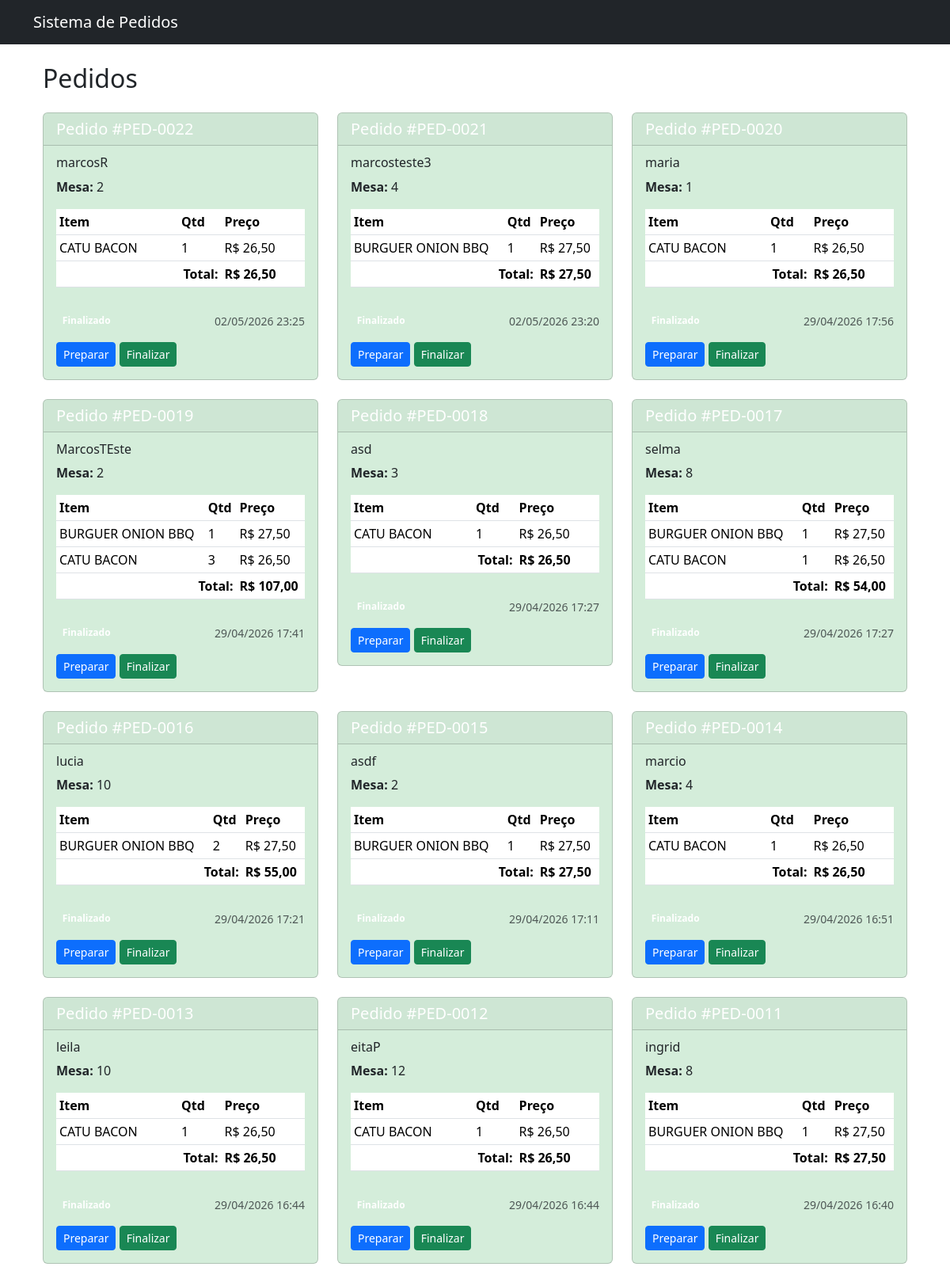
Page /pedidos/ (upper part) on the committed database.
### core/models.py (models this page shows, shortened)
class Pedido(models.Model):
    STATUS_CHOICES = [
        ('pendente', 'Pendente'),
        ('preparando', 'Preparando'),
        ('finalizado', 'Finalizado'),
    ]
    numero_pedido = models.CharField(max_length=50, unique=True, editable=False)
    cliente = models.CharField(max_length=100)
    mesa = models.CharField(max_length=10, blank=True, null=True)
    itens = models.TextField()
    observacoes = models.TextField(blank=True, null=True)
    status = models.CharField(max_length=20, choices=STATUS_CHOICES, default='pendente')
    data_criacao = models.DateTimeField(auto_now_add=True)
    data_atualizacao = models.DateTimeField(auto_now=True)
    valor_total = models.DecimalField(max_digits=10, decimal_places=2, default=0)
    class Meta:
        ordering = ['-data_criacao']

class ItemPedido(models.Model):
    pedido = models.ForeignKey('Pedido', on_delete=models.CASCADE, related_name='itens_pedido')
    produto = models.ForeignKey(Produto, on_delete=models.CASCADE)
    quantidade = models.PositiveIntegerField(default=1)
    preco_unitario = models.DecimalField(max_digits=10, decimal_places=2)
    class Meta:
        ordering = ['pedido', 'produto']

### produtos/models.py (models this page shows, shortened)
class Produto(models.Model):
    CATEGORIAS = [
        ('lanche', 'Lanche'),
        ('bebida', 'Bebida'),
        ('sobremesa', 'Sobremesa'),
        ('porcao', 'Porção'),
        ('combo', 'Combo'),
        ('pastel', 'Pastel'),
    ]
    nome = models.CharField(max_length=100)
    descricao = models.TextField()
    oculto = models.BooleanField(default=False)
    preco = models.DecimalField(max_digits=10, decimal_places=2)
    categoria = models.CharField(max_length=20, choices=CATEGORIAS)
    imagem = models.ImageField(upload_to=get_upload_path, null=True, blank=True)
    disponivel = models.BooleanField(default=True)
    class Meta:
        ordering = ['categoria', 'nome']
        verbose_name = 'Produto'
        verbose_name_plural = 'Produtos'

### core/views.py (the view)
# urls.py: path('pedidos/', views.pedido_list, name='pedido_list'),
def pedido_list(request):
    pedidos = Pedido.objects.all().order_by("-data_criacao")
    return render(request, "core/pedido_list.html", {"pedidos": pedidos})

### core/templates/core/pedido_list.html (shortened to what this page needs)
{% extends 'core/base.html' %}
{% load custom_filters %}
{% block content %}
<div class="container mt-4">
    <div class="row">
        <div class="col-12">
            <h2 class="mb-4">Pedidos</h2>
        </div>
    </div>
    <div class="row" id="pedidos-container">
        {% for pedido in pedidos %}
        <div class="col-md-4 mb-4">
            <div class="card pedido-card status-{{ pedido.status }}">
                <div class="card-header bg-{{ pedido.status }}">
                    <h5 class="card-title mb-0 text-white">Pedido #{{ pedido.numero_pedido }}</h5>
                </div>
                <div class="card-body">
                    <h6 class="card-subtitle mb-2">{{ pedido.cliente }}</h6>
                    {% if pedido.mesa %}
                    <p class="card-text"><strong>Mesa:</strong> {{ pedido.mesa }}</p>
                    {% endif %}
                    <div class="table-responsive">
                        <table class="table table-sm">
                            <thead>
                                <tr>
                                    <th>Item</th>
                                    <th>Qtd</th>
                                    <th>Preço</th>
                                </tr>
                            </thead>
                            <tbody>
                                {% for item in pedido.itens_pedido.all %}
                                <tr>
                                    <td>{{ item.produto.nome }}</td>
                                    <td>{{ item.quantidade }}</td>
                                    <td>R$ {{ item.preco_unitario }}</td>
                                </tr>
                                {% endfor %}
                            </tbody>
                            <tfoot>
                                <tr>
                                    <td colspan="2" class="text-end"><strong>Total:</strong></td>
                                    <td><strong>R$ {{ pedido.valor_total|floatformat:2 }}</strong></td>
                                </tr>
                            </tfoot>
                        </table>
                    </div>
                    <div class="d-flex justify-content-between align-items-center mt-3">
                        <span class="badge bg-{{ pedido.status }}">{{ pedido.get_status_display }}</span>
                        <small class="text-muted">{{ pedido.data_criacao|date:"d/m/Y H:i" }}</small>
                    </div>
                    <div class="mt-3">
                        <button class="btn btn-sm btn-primary atualizar-status"
                                data-pedido-id="{{ pedido.id }}"
                                data-status="preparando">
                            Preparar
                        </button>
                        <button class="btn btn-sm btn-success atualizar-status"
                                data-pedido-id="{{ pedido.id }}"
                                data-status="finalizado">
                            Finalizar
                        </button>
                    </div>
                </div>
            </div>
        </div>
        {% empty %}
        <div class="col-12">
            <div class="alert alert-info">
                Nenhum pedido encontrado.
            </div>
        </div>
        {% endfor %}
    </div>
</div>
{% endblock %}

### core/templates/core/base.html (style rules this page uses)
.pedido-card { transition: all 0.3s ease; }
.status-finalizado { background-color: #d4edda; }

### rows in the picture
Pedido: numero_pedido "PED-0022", cliente "marcosR", mesa "2", valor_total "26,50", status "Finalizado", data_criacao "02/05/2026 23:25"
ItemPedido: produto.nome "CATU BACON", quantidade "1", preco_unitario "26,50"
Pedido: numero_pedido "PED-0021", cliente "marcosteste3", mesa "4", valor_total "27,50", status "Finalizado", data_criacao "02/05/2026 23:20"
ItemPedido: produto.nome "BURGUER ONION BBQ", quantidade "1", preco_unitario "27,50"
Pedido: numero_pedido "PED-0020", cliente "maria", mesa "1", valor_total "26,50", status "Finalizado", data_criacao "29/04/2026 17:56"
ItemPedido: produto.nome "CATU BACON", quantidade "1", preco_unitario "26,50"
Pedido: numero_pedido "PED-0019", cliente "MarcosTEste", mesa "2", valor_total "107,00", status "Finalizado", data_criacao "29/04/2026 17:41"
ItemPedido: produto.nome "BURGUER ONION BBQ", quantidade "1", preco_unitario "27,50"
ItemPedido: produto.nome "CATU BACON", quantidade "3", preco_unitario "26,50"
Pedido: numero_pedido "PED-0018", cliente "asd", mesa "3", valor_total "26,50", status "Finalizado", data_criacao "29/04/2026 17:27"
ItemPedido: produto.nome "CATU BACON", quantidade "1", preco_unitario "26,50"
Pedido: numero_pedido "PED-0017", cliente "selma", mesa "8", valor_total "54,00", status "Finalizado", data_criacao "29/04/2026 17:27"
ItemPedido: produto.nome "BURGUER ONION BBQ", quantidade "1", preco_unitario "27,50"
ItemPedido: produto.nome "CATU BACON", quantidade "1", preco_unitario "26,50"
Pedido: numero_pedido "PED-0016", cliente "lucia", mesa "10", valor_total "55,00", status "Finalizado", data_criacao "29/04/2026 17:21"
ItemPedido: produto.nome "BURGUER ONION BBQ", quantidade "2", preco_unitario "27,50"
Pedido: numero_pedido "PED-0015", cliente "asdf", mesa "2", valor_total "27,50", status "Finalizado", data_criacao "29/04/2026 17:11"
ItemPedido: produto.nome "BURGUER ONION BBQ", quantidade "1", preco_unitario "27,50"
Pedido: numero_pedido "PED-0014", cliente "marcio", mesa "4", valor_total "26,50", status "Finalizado", data_criacao "29/04/2026 16:51"
ItemPedido: produto.nome "CATU BACON", quantidade "1", preco_unitario "26,50"
Pedido: numero_pedido "PED-0013", cliente "leila", mesa "10", valor_total "26,50", status "Finalizado", data_criacao "29/04/2026 16:44"
ItemPedido: produto.nome "CATU BACON", quantidade "1", preco_unitario "26,50"
Pedido: numero_pedido "PED-0012", cliente "eitaP", mesa "12", valor_total "26,50", status "Finalizado", data_criacao "29/04/2026 16:44"
ItemPedido: produto.nome "CATU BACON", quantidade "1", preco_unitario "26,50"
Pedido: numero_pedido "PED-0011", cliente "ingrid", mesa "8", valor_total "27,50", status "Finalizado", data_criacao "29/04/2026 16:40"
ItemPedido: produto.nome "BURGUER ONION BBQ", quantidade "1", preco_unitario "27,50"
